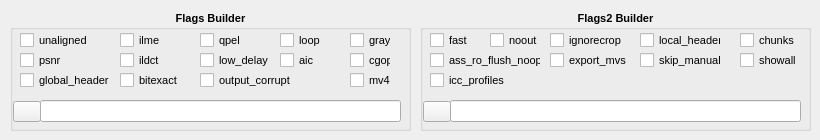
        <widget class="QWidget" name="tabFlagsBuilder">
         <attribute name="title">
          <string>Flags Builders</string>
         </attribute>
         <widget class="QGroupBox" name="groupFlags">
          <property name="enabled">
           <bool>true</bool>
          </property>
          <property name="geometry">
           <rect>
            <x>10</x>
            <y>10</y>
            <width>401</width>
            <height>121</height>
           </rect>
          </property>
          <property name="font">
           <font>
            <pointsize>8</pointsize>
            <italic>false</italic>
            <bold>true</bold>
           </font>
          </property>
          <property name="toolTip">
           <string>Advanced encoder bitstream flags (-flags). 
Optional; most encodes don’t need these.
Checked items are collected into FLAGS as +tokens. 
Disabled when Video Codec=copy.</string>
          </property>
          <property name="whatsThis">
           <string>Flags Builder (-flags)
These are low-level encoder switches. Use only when required by your workflow.
    Common cases:
     • +ildct +ilme → interlaced encoding (with interlaced field order)
     • +gray → encode as monochrome
     • +global_header → place extradata in container header (required by some muxers)
    Notes:
     • Order doesn’t matter; the text box shows the exact string that will be passed.
     • Ignored when Video Codec is ‘copy’. Saved to the factory as FLAGS=…</string>
          </property>
          <property name="title">
           <string>Flags Builder</string>
          </property>
          <property name="alignment">
           <set>Qt::AlignmentFlag::AlignCenter</set>
          </property>
          <widget class="QLineEdit" name="FlagsCollector">
           <property name="geometry">
            <rect>
             <x>30</x>
             <y>90</y>
             <width>361</width>
             <height>22</height>
            </rect>
           </property>
           <property name="font">
            <font>
             <pointsize>8</pointsize>
             <italic>false</italic>
             <bold>false</bold>
            </font>
           </property>
           <property name="toolTip">
            <string>Flags Builder</string>
           </property>
          </widget>
          <widget class="QCheckBox" name="checkFlags_unaligned">
           <property name="geometry">
            <rect>
             <x>10</x>
             <y>20</y>
             <width>82</width>
             <height>20</height>
            </rect>
           </property>
           <property name="font">
            <font>
             <pointsize>8</pointsize>
             <italic>false</italic>
             <bold>false</bold>
            </font>
           </property>
           <property name="toolTip">
            <string>Allow decoders to produce unaligned output.</string>
           </property>
           <property name="text">
            <string>unaligned</string>
           </property>
          </widget>
          <widget class="QCheckBox" name="checkFlags_mv4">
           <property name="geometry">
            <rect>
             <x>340</x>
             <y>60</y>
             <width>41</width>
             <height>20</height>
            </rect>
           </property>
           <property name="font">
            <font>
             <pointsize>8</pointsize>
             <italic>false</italic>
             <bold>false</bold>
            </font>
           </property>
           <property name="toolTip">
            <string>Use four motion vectors per macroblock (MPEG-4).</string>
           </property>
           <property name="text">
            <string>mv4</string>
           </property>
          </widget>
          <widget class="QCheckBox" name="checkFlags_qpel">
           <property name="geometry">
            <rect>
             <x>190</x>
             <y>20</y>
             <width>41</width>
             <height>20</height>
            </rect>
           </property>
           <property name="font">
            <font>
             <pointsize>8</pointsize>
             <italic>false</italic>
             <bold>false</bold>
            </font>
           </property>
           <property name="toolTip">
            <string>Use 1/4-pel motion compensation.</string>
           </property>
           <property name="text">
            <string>qpel</string>
           </property>
          </widget>
          <widget class="QCheckBox" name="checkFlags_loop">
           <property name="geometry">
            <rect>
             <x>270</x>
             <y>20</y>
             <width>41</width>
             <height>20</height>
            </rect>
           </property>
           <property name="font">
            <font>
             <pointsize>8</pointsize>
             <italic>false</italic>
             <bold>false</bold>
            </font>
           </property>
           <property name="toolTip">
            <string>Use loop filter.</string>
           </property>
           <property name="text">
            <string>loop</string>
           </property>
          </widget>
          <widget class="QCheckBox" name="checkFlags_gray">
           <property name="geometry">
            <rect>
             <x>340</x>
             <y>20</y>
             <width>41</width>
             <height>20</height>
            </rect>
           </property>
           <property name="font">
            <font>
             <pointsize>8</pointsize>
             <italic>false</italic>
             <bold>false</bold>
            </font>
           </property>
           <property name="toolTip">
            <string>Only decode/encode grayscale.</string>
           </property>
           <property name="text">
            <string>gray</string>
           </property>
          </widget>
          <widget class="QCheckBox" name="checkFlags_psnr">
           <property name="geometry">
            <rect>
             <x>10</x>
             <y>40</y>
             <width>41</width>
             <height>20</height>
            </rect>
           </property>
           <property name="font">
            <font>
             <pointsize>8</pointsize>
             <italic>false</italic>
             <bold>false</bold>
            </font>
           </property>
           <property name="toolTip">
            <string>Error[?] variables will be set during encoding.</string>
           </property>
           <property name="text">
            <string>psnr</string>
           </property>
          </widget>
          <widget class="QCheckBox" name="checkFlags_ildct">
           <property name="geometry">
            <rect>
             <x>110</x>
             <y>40</y>
             <width>41</width>
             <height>20</height>
            </rect>
           </property>
           <property name="font">
            <font>
             <pointsize>8</pointsize>
             <italic>false</italic>
             <bold>false</bold>
            </font>
           </property>
           <property name="toolTip">
            <string>Use interlaced DCT.</string>
           </property>
           <property name="text">
            <string>ildct</string>
           </property>
          </widget>
          <widget class="QCheckBox" name="checkFlags_low_delay">
           <property name="geometry">
            <rect>
             <x>190</x>
             <y>40</y>
             <width>71</width>
             <height>20</height>
            </rect>
           </property>
           <property name="font">
            <font>
             <pointsize>8</pointsize>
             <italic>false</italic>
             <bold>false</bold>
            </font>
           </property>
           <property name="toolTip">
            <string>Force low delay.</string>
           </property>
           <property name="text">
            <string>low_delay</string>
           </property>
          </widget>
          <widget class="QCheckBox" name="checkFlags_global_header">
           <property name="geometry">
            <rect>
             <x>10</x>
             <y>60</y>
             <width>91</width>
             <height>20</height>
            </rect>
           </property>
           <property name="font">
            <font>
             <pointsize>8</pointsize>
             <italic>false</italic>
             <bold>false</bold>
            </font>
           </property>
           <property name="toolTip">
            <string>Place global headers in extradata instead of every keyframe.</string>
           </property>
           <property name="text">
            <string>global_header</string>
           </property>
          </widget>
          <widget class="QCheckBox" name="checkFlags_bitexact">
           <property name="geometry">
            <rect>
             <x>110</x>
             <y>60</y>
             <width>71</width>
             <height>20</height>
            </rect>
           </property>
           <property name="font">
            <font>
             <pointsize>8</pointsize>
             <italic>false</italic>
             <bold>false</bold>
            </font>
           </property>
           <property name="toolTip">
            <string>Use only bitexact functions (except (I)DCT).</string>
           </property>
           <property name="text">
            <string>bitexact</string>
           </property>
          </widget>
          <widget class="QCheckBox" name="checkFlags_aic">
           <property name="geometry">
            <rect>
             <x>270</x>
             <y>40</y>
             <width>41</width>
             <height>20</height>
            </rect>
           </property>
           <property name="font">
            <font>
             <pointsize>8</pointsize>
             <italic>false</italic>
             <bold>false</bold>
            </font>
           </property>
           <property name="toolTip">
            <string>H.263 advanced intra coding / MPEG-4 AC prediction.</string>
           </property>
           <property name="text">
            <string>aic</string>
           </property>
          </widget>
          <widget class="QCheckBox" name="checkFlags_ilme">
           <property name="geometry">
            <rect>
             <x>110</x>
             <y>20</y>
             <width>41</width>
             <height>20</height>
            </rect>
           </property>
           <property name="font">
            <font>
             <pointsize>8</pointsize>
             <italic>false</italic>
             <bold>false</bold>
            </font>
           </property>
           <property name="toolTip">
            <string>Interlaced motion estimation.</string>
           </property>
           <property name="text">
            <string>ilme</string>
           </property>
          </widget>
          <widget class="QCheckBox" name="checkFlags_cgop">
           <property name="geometry">
            <rect>
             <x>340</x>
             <y>40</y>
             <width>41</width>
             <height>20</height>
            </rect>
           </property>
           <property name="font">
            <font>
             <pointsize>8</pointsize>
             <italic>false</italic>
             <bold>false</bold>
            </font>
           </property>
           <property name="toolTip">
            <string>Closed GOP.</string>
           </property>
           <property name="text">
            <string>cgop</string>
           </property>
          </widget>
          <widget class="QCheckBox" name="checkFlags_output_corrupt">
           <property name="geometry">
            <rect>
             <x>190</x>
             <y>60</y>
             <width>91</width>
             <height>20</height>
            </rect>
           </property>
           <property name="font">
            <font>
             <pointsize>8</pointsize>
             <italic>false</italic>
             <bold>false</bold>
            </font>
           </property>
           <property name="toolTip">
            <string>Output even potentially corrupted frames.</string>
           </property>
           <property name="text">
            <string>output_corrupt</string>
           </property>
          </widget>
          <widget class="QToolButton" name="clearFlags">
           <property name="geometry">
            <rect>
             <x>3</x>
             <y>91</y>
             <width>28</width>
             <height>21</height>
            </rect>
           </property>
           <property name="toolTip">
            <string>Clear Flags</string>
           </property>
           <property name="text">
            <string/>
           </property>
           <property name="icon">
            <iconset>
             <normaloff>../Pics/Broom.png</normaloff>../Pics/Broom.png</iconset>
           </property>
          </widget>
         </widget>
         <widget class="QGroupBox" name="groupFlags2">
          <property name="enabled">
           <bool>true</bool>
          </property>
          <property name="geometry">
           <rect>
            <x>420</x>
            <y>10</y>
            <width>391</width>
            <height>121</height>
           </rect>
          </property>
          <property name="font">
           <font>
            <pointsize>8</pointsize>
            <italic>false</italic>
            <bold>true</bold>
           </font>
          </property>
          <property name="toolTip">
           <string>Additional/legacy flags (-flags2). Mostly for analysis or bitstream quirks.
Checked items are collected into FLAGS2 as +tokens. 
Often ignored by some encoders.</string>
          </property>
          <property name="whatsThis">
           <string>Flags2 Builder (-flags2)
Specialized/auxiliary flags. These are rarely needed for typical encodes.
    Examples:
     • +export_mvs → expose motion vectors (useful with -vf codecview for analysis)
     • +ignorecrop, +local_header, +chunks → bitstream/container behavior toggles
     • +fast, +showall, etc. → niche/legacy behaviors that may be ignored by codecs
    Notes:
     • Many flags are codec- or container-specific; harmless if unsupported.
     • Ignored when Video Codec is ‘copy’. Saved to the factory as FLAGS2=…</string>
          </property>
          <property name="title">
           <string>Flags2 Builder</string>
          </property>
          <property name="alignment">
           <set>Qt::AlignmentFlag::AlignCenter</set>
          </property>
          <widget class="QLineEdit" name="Flags2Collector">
           <property name="geometry">
            <rect>
             <x>30</x>
             <y>90</y>
             <width>351</width>
             <height>22</height>
            </rect>
           </property>
           <property name="font">
            <font>
             <pointsize>8</pointsize>
             <italic>false</italic>
             <bold>false</bold>
            </font>
           </property>
           <property name="toolTip">
            <string>Flags2 Builder</string>
           </property>
          </widget>
          <widget class="QCheckBox" name="checkFlags2_fast">
           <property name="geometry">
            <rect>
             <x>10</x>
             <y>20</y>
             <width>41</width>
             <height>20</height>
            </rect>
           </property>
           <property name="font">
            <font>
             <pointsize>8</pointsize>
             <italic>false</italic>
             <bold>false</bold>
            </font>
           </property>
           <property name="toolTip">
            <string>Allow non-spec-compliant speedup tricks.</string>
           </property>
           <property name="text">
            <string>fast</string>
           </property>
          </widget>
          <widget class="QCheckBox" name="checkFlags2_noout">
           <property name="geometry">
            <rect>
             <x>70</x>
             <y>20</y>
             <width>51</width>
             <height>20</height>
            </rect>
           </property>
           <property name="font">
            <font>
             <pointsize>8</pointsize>
             <italic>false</italic>
             <bold>false</bold>
            </font>
           </property>
           <property name="toolTip">
            <string>Skip bitstream encoding.</string>
           </property>
           <property name="text">
            <string>noout</string>
           </property>
          </widget>
          <widget class="QCheckBox" name="checkFlags2_ignorecrop">
           <property name="geometry">
            <rect>
             <x>130</x>
             <y>20</y>
             <width>81</width>
             <height>20</height>
            </rect>
           </property>
           <property name="font">
            <font>
             <pointsize>8</pointsize>
             <italic>false</italic>
             <bold>false</bold>
            </font>
           </property>
           <property name="toolTip">
            <string>Ignore cropping information from sps.</string>
           </property>
           <property name="text">
            <string>ignorecrop</string>
           </property>
          </widget>
          <widget class="QCheckBox" name="checkFlags2_local_header">
           <property name="geometry">
            <rect>
             <x>220</x>
             <y>20</y>
             <width>81</width>
             <height>20</height>
            </rect>
           </property>
           <property name="font">
            <font>
             <pointsize>8</pointsize>
             <italic>false</italic>
             <bold>false</bold>
            </font>
           </property>
           <property name="toolTip">
            <string>Place global headers at every keyframe instead of in extradata.</string>
           </property>
           <property name="text">
            <string>local_header</string>
           </property>
          </widget>
          <widget class="QCheckBox" name="checkFlags2_chunks">
           <property name="geometry">
            <rect>
             <x>320</x>
             <y>20</y>
             <width>61</width>
             <height>20</height>
            </rect>
           </property>
           <property name="font">
            <font>
             <pointsize>8</pointsize>
             <italic>false</italic>
             <bold>false</bold>
            </font>
           </property>
           <property name="toolTip">
            <string>Frame data might be split into multiple chunks.</string>
           </property>
           <property name="text">
            <string>chunks</string>
           </property>
          </widget>
          <widget class="QCheckBox" name="checkFlags2_showall">
           <property name="geometry">
            <rect>
             <x>320</x>
             <y>40</y>
             <width>61</width>
             <height>20</height>
            </rect>
           </property>
           <property name="font">
            <font>
             <pointsize>8</pointsize>
             <italic>false</italic>
             <bold>false</bold>
            </font>
           </property>
           <property name="toolTip">
            <string>Show all frames before the first keyframe.</string>
           </property>
           <property name="text">
            <string>showall</string>
           </property>
          </widget>
          <widget class="QCheckBox" name="checkFlags2_export_mvs">
           <property name="geometry">
            <rect>
             <x>130</x>
             <y>40</y>
             <width>81</width>
             <height>20</height>
            </rect>
           </property>
           <property name="font">
            <font>
             <pointsize>8</pointsize>
             <italic>false</italic>
             <bold>false</bold>
            </font>
           </property>
           <property name="toolTip">
            <string>Export motion vectors through frame side data.</string>
           </property>
           <property name="text">
            <string>export_mvs</string>
           </property>
          </widget>
          <widget class="QCheckBox" name="checkFlags2_skip_manual">
           <property name="geometry">
            <rect>
             <x>220</x>
             <y>40</y>
             <width>81</width>
             <height>20</height>
            </rect>
           </property>
           <property name="font">
            <font>
             <pointsize>8</pointsize>
             <italic>false</italic>
             <bold>false</bold>
            </font>
           </property>
           <property name="toolTip">
            <string>Do not skip samples and export skip information as frame side data.</string>
           </property>
           <property name="text">
            <string>skip_manual</string>
           </property>
          </widget>
          <widget class="QCheckBox" name="checkFlags2_ass_ro_flush_noop">
           <property name="geometry">
            <rect>
             <x>10</x>
             <y>40</y>
             <width>111</width>
             <height>20</height>
            </rect>
           </property>
           <property name="font">
            <font>
             <pointsize>8</pointsize>
             <italic>false</italic>
             <bold>false</bold>
            </font>
           </property>
           <property name="toolTip">
            <string>Do not reset ASS ReadOrder field on flush.</string>
           </property>
           <property name="text">
            <string>ass_ro_flush_noop</string>
           </property>
          </widget>
          <widget class="QToolButton" name="clearFlags2">
           <property name="geometry">
            <rect>
             <x>3</x>
             <y>91</y>
             <width>28</width>
             <height>21</height>
            </rect>
           </property>
           <property name="toolTip">
            <string>Clear Flags2</string>
           </property>
           <property name="text">
            <string/>
           </property>
           <property name="icon">
            <iconset>
             <normaloff>../Pics/Broom.png</normaloff>../Pics/Broom.png</iconset>
           </property>
          </widget>
          <widget class="QCheckBox" name="checkFlags2_icc_profiles">
           <property name="geometry">
            <rect>
             <x>10</x>
             <y>60</y>
             <width>81</width>
             <height>20</height>
            </rect>
           </property>
           <property name="font">
            <font>
             <pointsize>8</pointsize>
             <italic>false</italic>
             <bold>false</bold>
            </font>
           </property>
           <property name="toolTip">
            <string>Generate/parse embedded ICC profiles from/to colorimetry tags.</string>
           </property>
           <property name="text">
            <string>icc_profiles</string>
           </property>
          </widget>
         </widget>
        </widget>
